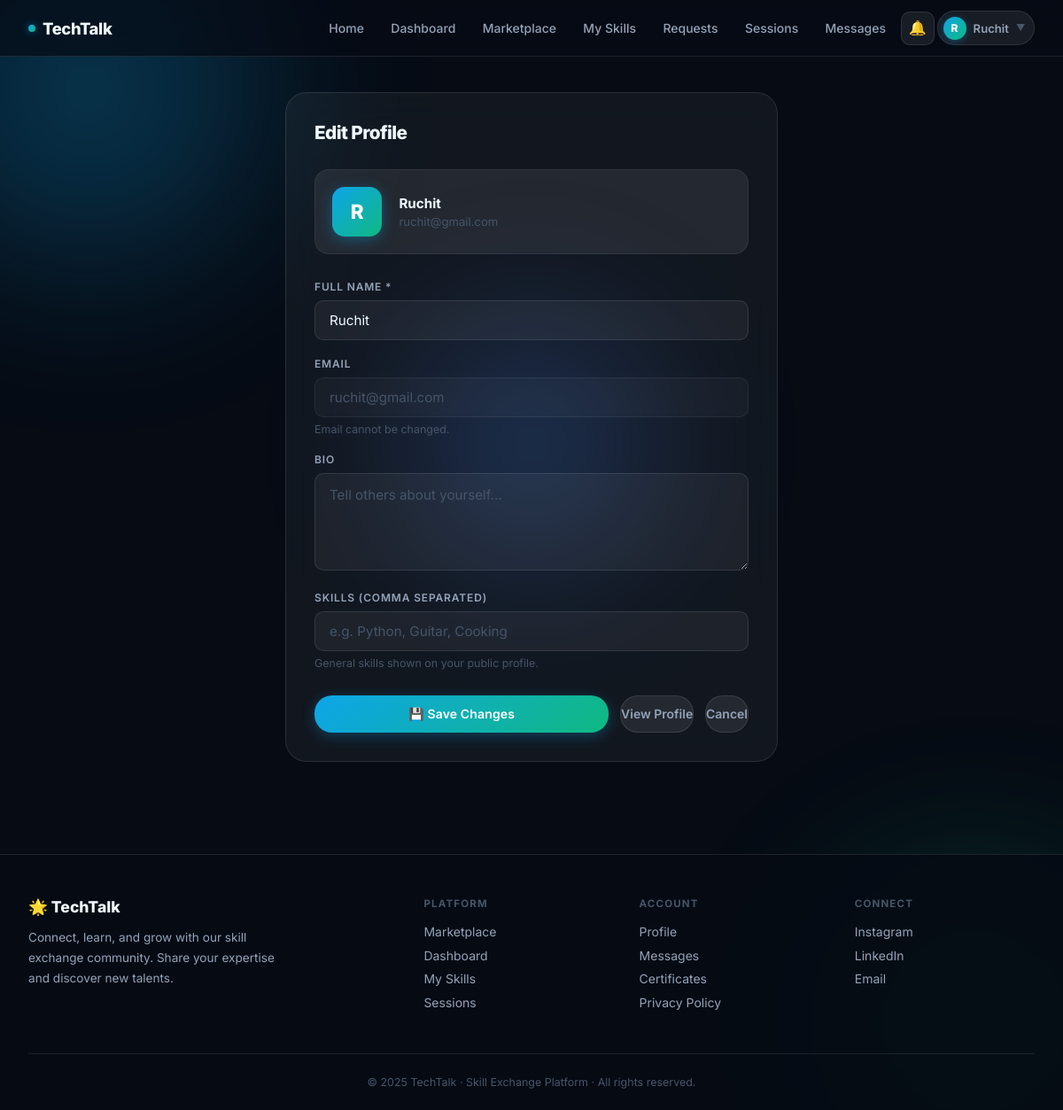
/profile.php (signed in), run on the app's committed database.
### tables this page shows
CREATE TABLE `users` (
  `id` int(11) NOT NULL,
  `Name` varchar(50) NOT NULL,
  `Email` varchar(255) DEFAULT NULL,
  `Password` varchar(200) DEFAULT NULL,
  `role` enum('user','admin') DEFAULT 'user',
  `status` enum('active','blocked') DEFAULT 'active',
  `bio` text DEFAULT NULL,
  `skills` varchar(500) DEFAULT NULL
);

### profile.php (the view, shortened to what this page needs)
<?php
require_once 'config.php';
$me_email = $_SESSION['email'];
$user     = mysqli_fetch_assoc(mysqli_query($conn, "SELECT * FROM users WHERE Email = '$me_email'"));
?>
<!DOCTYPE html>
<html lang="en">
<head>
  <link rel="stylesheet" href="style.css">
</head>
<body>
<div class="mesh-bg">
  <div class="blob blob-1"></div>
  <div class="blob blob-3"></div>
</div>
<div class="page-wrap">
  <?php include 'navbar.php'; ?>
  <div class="profile-wrap">
    <div class="profile-card">
      <div class="profile-card-title">Edit Profile</div>
      <div class="avatar-row">
        <div class="profile-avatar"><?= strtoupper(substr($user['Name'], 0, 1)) ?></div>
        <div>
          <div class="avatar-info-name"><?= htmlspecialchars($user['Name']) ?></div>
          <div class="avatar-info-email"><?= htmlspecialchars($user['Email']) ?></div>
        </div>
      </div>
      <form method="POST">
        <div class="form-group">
          <label class="form-label">Full Name *</label>
          <input class="form-input" type="text" name="name" required
                 value="<?= htmlspecialchars($user['Name']) ?>" placeholder="Your full name">
        </div>
        <div class="form-group">
          <label class="form-label">Email</label>
          <div class="form-disabled"><?= htmlspecialchars($user['Email']) ?></div>
          <div class="form-hint">Email cannot be changed.</div>
        </div>
        <div class="form-group">
          <label class="form-label">Bio</label>
          <textarea class="form-textarea" name="bio" placeholder="Tell others about yourself..."><?= htmlspecialchars($user['bio'] ?? '') ?></textarea>
        </div>
        <div class="form-group">
          <label class="form-label">Skills (comma separated)</label>
          <input class="form-input" type="text" name="skills"
                 value="<?= htmlspecialchars($user['skills'] ?? '') ?>"
                 placeholder="e.g. Python, Guitar, Cooking">
          <div class="form-hint">General skills shown on your public profile.</div>
        </div>
        <div class="btn-row">
          <button type="submit" class="btn btn-primary">💾 Save Changes</button>
          <a href="view_profile.php" class="btn-cancel">View Profile</a>
          <a href="dashbord.php" class="btn-cancel">Cancel</a>
        </div>
      </form>
    </div>
  </div>
  <?php include 'footer.php'; ?>
</div>
</body>
</html>

### navbar.php (shortened to what this page needs)
<?php
$_nav_email   = $_SESSION['email'] ?? '';
$_nav_user    = mysqli_fetch_assoc(mysqli_query($conn, "SELECT id, Name FROM users WHERE Email = '" . mysqli_real_escape_string($conn, $_nav_email) . "'"));
$_nav_name    = $_nav_user ? $_nav_user['Name'] : $_nav_email;
$_nav_init    = strtoupper(substr($_nav_name, 0, 1));
$_nav_current = basename($_SERVER['PHP_SELF']);
$_nav_links = [
    'home.php'         => ['Home',        '🏠'],
    'dashbord.php'     => ['Dashboard',   '📊'],
    'skill_market.php' => ['Marketplace', '🛒'],
    'add_proof.php'    => ['My Skills',   '📚'],
    'requests.php'     => ['Requests',    '🤝'],
    'sessions.php'     => ['Sessions',    '📅'],
    'messaging.php'    => ['Messages',    '💬'],
];
?>
<nav class="navbar">
  <a class="navbar-brand" href="home.php">
    <span class="brand-dot"></span>TechTalk
  </a>
  <div class="nav-links">
    <?php foreach ($_nav_links as $file => $info):
      $cls = ($_nav_current === $file) ? ' class="nav-active"' : '';
      echo "<a href=\"{$file}\"{$cls}>{$info[0]}</a>";
    endforeach; ?>
    <div class="notif-bell" id="notifBell">
      <button class="notif-trigger" onclick="toggleNotifications()" title="Notifications">
        🔔
      </button>
    </div>
    <div class="user-menu" id="userMenu">
      <button class="user-trigger" onclick="toggleUserMenu()">
        <div class="user-trigger-avatar"><?= $_nav_init ?></div>
        <span class="user-trigger-name"><?= htmlspecialchars($_nav_name) ?></span>
        <span class="user-trigger-chevron">▼</span>
      </button>
    </div>
  </div>
</nav>

### style.css (style rules this page uses)
*, *::before, *::after { margin: 0; padding: 0; box-sizing: border-box; }
:root { --bg: #060b14; --teal: #0ea5e9; --teal-2: #06b6d4; --green: #10b981; --blue: #3b82f6; --purple: #8b5cf6; --text: #f0f9ff; --text-2: #94a3b8; --text-3: #475569; --glass: rgba(255,255,255,0.05); --glass-2: rgba(255,255,255,0.08); --glass-3: rgba(255,255,255,0.12); --border: rgba(255,255,255,0.10); --border-2: rgba(255,255,255,0.06); --grad: linear-gradient(135deg, #0ea5e9, #10b981); --grad-2: linear-gradient(135deg, #3b82f6, #0ea5e9); --glow: 0 0 40px rgba(14,165,233,0.25); --glow-sm: 0 0 20px rgba(14,165,233,0.15); --radius: 16px; --radius-sm: 10px; --radius-lg: 24px; --font: 'Inter', -apple-system, BlinkMacSystemFont, sans-serif; }
html { font-size: 16px; scroll-behavior: smooth; }
body { font-family: var(--font); background: var(--bg); color: var(--text); min-height: 100vh; -webkit-font-smoothing: antialiased; overflow-x: hidden; }
.mesh-bg { position: fixed; inset: 0; z-index: 0; pointer-events: none; overflow: hidden; }
.blob { position: absolute; border-radius: 50%; filter: blur(80px); opacity: 0.35; animation: float 12s ease-in-out infinite; }
.blob-1 { width: 600px; height: 600px; background: radial-gradient(circle, #0ea5e9, transparent 70%); top: -200px; left: -200px; animation-delay: 0s; }
.blob-3 { width: 400px; height: 400px; background: radial-gradient(circle, #3b82f6, transparent 70%); top: 40%; left: 50%; transform: translate(-50%, -50%); animation-delay: -8s; }
.page-wrap { position: relative; z-index: 1; }
.navbar { position: sticky; top: 0; z-index: 200; background: rgba(6,11,20,0.7); backdrop-filter: blur(20px); -webkit-backdrop-filter: blur(20px); border-bottom: 1px solid var(--border); padding: 0 2rem; height: 64px; display: flex; justify-content: space-between; align-items: center; }
.navbar-brand { font-size: 1.15rem; font-weight: 800; text-decoration: none; color: var(--text); display: flex; align-items: center; gap: .5rem; letter-spacing: -.02em; }
.brand-dot { width: 8px; height: 8px; border-radius: 50%; background: var(--grad); box-shadow: 0 0 8px rgba(14,165,233,.6); display: inline-block; }
.nav-links { display: flex; align-items: center; gap: .2rem; }
.nav-links a { color: var(--text-2); text-decoration: none; font-size: .875rem; font-weight: 500; padding: .45rem .85rem; border-radius: var(--radius-sm); transition: background .2s, color .2s; position: relative; }
.form-group { margin-bottom: 1.2rem; }
.form-label { display: block; font-size: .75rem; font-weight: 600; color: var(--text-2); text-transform: uppercase; letter-spacing: .07em; margin-bottom: .5rem; }
.form-input, .form-select, .form-textarea { width: 100%; padding: .75rem 1rem; background: rgba(255,255,255,.05); border: 1.5px solid var(--border); border-radius: var(--radius-sm); color: var(--text); font-size: .95rem; font-family: var(--font); transition: border-color .2s, box-shadow .2s, background .2s; }
.form-input::placeholder, .form-textarea::placeholder { color: var(--text-3); }
.form-textarea { resize: vertical; min-height: 110px; line-height: 1.6; }
.form-hint { font-size: .78rem; color: var(--text-3); margin-top: .35rem; }
.btn { display: inline-flex; align-items: center; justify-content: center; gap: .4rem; padding: .65rem 1.4rem; border-radius: 20px; font-size: .875rem; font-weight: 600; font-family: var(--font); cursor: pointer; border: none; text-decoration: none; transition: all .2s; white-space: nowrap; letter-spacing: .01em; }
.btn-primary { background: var(--grad); color: #fff; box-shadow: 0 4px 16px rgba(14,165,233,.3); }
.user-menu { position: relative; }
.user-trigger { display: flex; align-items: center; gap: .5rem; padding: .35rem .6rem .35rem .35rem; background: var(--glass-2); border: 1px solid var(--border); border-radius: 20px; cursor: pointer; transition: background .2s, border-color .2s; font-family: var(--font); }
.user-trigger-avatar { width: 26px; height: 26px; border-radius: 50%; background: var(--grad); display: flex; align-items: center; justify-content: center; font-size: .75rem; font-weight: 800; color: #fff; flex-shrink: 0; box-shadow: 0 2px 8px rgba(14,165,233,.35); }
.user-trigger-name { font-size: .82rem; font-weight: 600; color: var(--text-2); max-width: 100px; overflow: hidden; text-overflow: ellipsis; white-space: nowrap; }
.user-trigger-chevron { font-size: .65rem; color: var(--text-3); transition: transform .2s; }

### data on the page
users: Name "R", Name "Ruchit", Email "ruchit@gmail.com", name "Ruchit"

### other printed values
$info[0] "Home"
$info[0] "Dashboard"
$info[0] "Marketplace"
$info[0] "My Skills"
$info[0] "Requests"
$info[0] "Sessions"
$info[0] "Messages"
